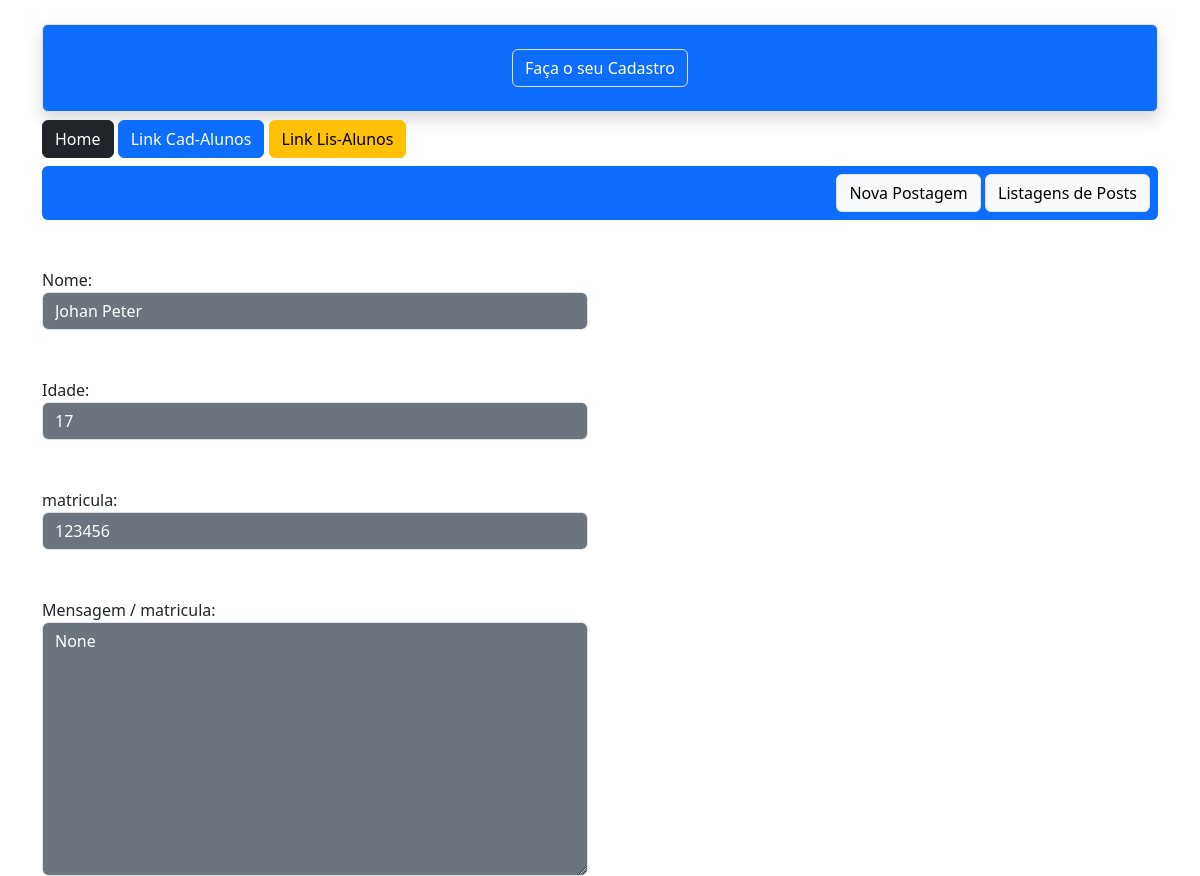
The page /contato/7 on the database its author committed.
### app/models.py (models this page shows)
class Aluno(db.Model):  #Nome da tabela
    id = db.Column( db.Integer, primary_key=True)
    nome = db.Column( db.String, nullable=True)
    idade = db.Column( db.Integer, nullable=True)
    matricula = db.Column( db.Integer, nullable=True)
    descricao = db.Column( db.String, nullable=True)

### app/views.py (the view)
@app.route('/contato/<int:id>')
def contatoDetail(id):
    obj= Aluno.query.get(id)
    return render_template('contato_detail.html',obj=obj,)

### app/templates/contato_detail.html (shortened to what this page needs)
{% extends 'base.html' %}
{% block content %}
<div class="container">
{% include 'nave.html' %}
<div class="row mt-4">
    <div class ="col-md-6 mt-4">
        Nome:
        <input type="text" value="{{obj.nome}}" class = "form-control bg-secondary text-white" readonly>
    </div>
</div>
<div class="row mt-4">
    <div class ="col-md-6 mt-4">
        Idade:
        <input type="text" value="{{obj.idade}}" class = "form-control bg-secondary text-white" readonly>
    </div>
</div>
<div class="row mt-4">
    <div class ="col-md-6 mt-4">
        matricula:
        <input type="text" value="{{obj.matricula}}" class = "form-control bg-secondary text-white" readonly>
    </div>
</div>
<div class="row mt-4">
    <div class ="col-md-6 mt-4">
        Mensagem / matricula:
        <textarea type="text" rows="10" class="form-control bg-secondary text-white" readonly>{{obj.descricao}}</textarea>
    </div>
</div>
</div>
{% endblock %}

### rows shown on the page
Aluno: nome "Johan Peter", idade "17", matricula "123456", descricao "None"
